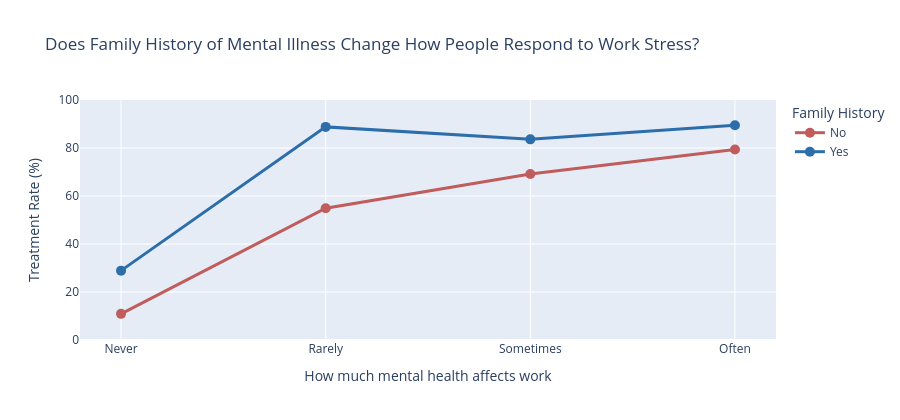

The notebook cell saved with this chart:
### Markdown cell above
### Chart 6 — Does Growing Up Around Mental Illness Change How You Handle Your Own?

### Code cell
# Compare treatment rates between family history Yes/No, split by work interference
fh_wi = tech_survey[tech_survey['work_interfere'].isin(['Never', 'Rarely', 'Sometimes', 'Often'])].copy()

fh_summary = fh_wi.groupby(['family_history', 'work_interfere'])['treatment'].apply(
    lambda x: round((x == 'Yes').mean() * 100, 1)
).reset_index()
fh_summary.columns = ['Family History', 'Work Interference', 'Treatment Rate (%)']

wi_order = ['Never', 'Rarely', 'Sometimes', 'Often']
fh_summary['Work Interference'] = pd.Categorical(fh_summary['Work Interference'], categories=wi_order, ordered=True)
fh_summary = fh_summary.sort_values('Work Interference')

fig = px.line(
    fh_summary,
    x='Work Interference',
    y='Treatment Rate (%)',
    color='Family History',
    markers=True,
    color_discrete_map={'Yes': '#2C6EAB', 'No': '#C05C5C'},
    title='Does Family History of Mental Illness Change How People Respond to Work Stress?',
    labels={'Work Interference': 'How much mental health affects work'}
)
fig.update_traces(line=dict(width=3), marker=dict(size=10))
fig.update_layout(height=420, yaxis=dict(range=[0, 100]))
fig.show()

### Figure 1 — Plotly figure (JSON) as saved in the notebook; plotly's stock layout.template omitted (floating-point values rounded to 4 significant figures)
{"data": [{"hovertemplate": "Family History=No<br>How much mental health affects work=%{x}<br>Treatment Rate (%)=%{y}<extra></extra>", "legendgroup": "No", "line": {"color": "#C05C5C", "dash": "solid", "width": 3}, "marker": {"size": 10, "symbol": "circle"}, "mode": "lines+markers", "name": "No", "orientation": "v", "showlegend": true, "type": "scatter", "x": ["Never", "Rarely", "Sometimes", "Often"], "xaxis": "x", "y": [10.9, 54.9, 69.2, 79.4], "yaxis": "y"}, {"hovertemplate": "Family History=Yes<br>How much mental health affects work=%{x}<br>Treatment Rate (%)=%{y}<extra></extra>", "legendgroup": "Yes", "line": {"color": "#2C6EAB", "dash": "solid", "width": 3}, "marker": {"size": 10, "symbol": "circle"}, "mode": "lines+markers", "name": "Yes", "orientation": "v", "showlegend": true, "type": "scatter", "x": ["Never", "Rarely", "Sometimes", "Often"], "xaxis": "x", "y": [28.9, 88.8, 83.6, 89.5], "yaxis": "y"}], "layout": {"height": 420, "legend": {"title": {"text": "Family History"}, "tracegroupgap": 0}, "title": {"text": "Does Family History of Mental Illness Change How People Respond to Work Stress?"}, "xaxis": {"anchor": "y", "domain": [0, 1], "title": {"text": "How much mental health affects work"}}, "yaxis": {"anchor": "x", "domain": [0, 1], "range": [0, 100], "title": {"text": "Treatment Rate (%)"}}}}
